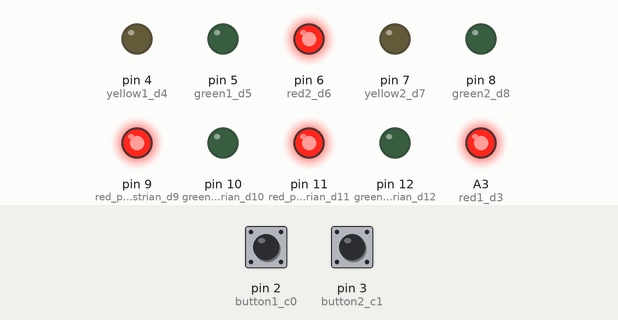
The sketch below on a simulated Arduino Uno, built with avr-gcc and run on an emulated ATmega328P. Parts: output pins drawn as LEDs (lit = HIGH). The test bench sets the inputs (shaded band); at power-on: pin 3 (button2_c1) HIGH, pin 2 (button1_c0) HIGH.

Above: at 1.2 s.
1.3 s: pin 3 (button2_c1) pulled LOW for 0.15 s
At 3.8 s:
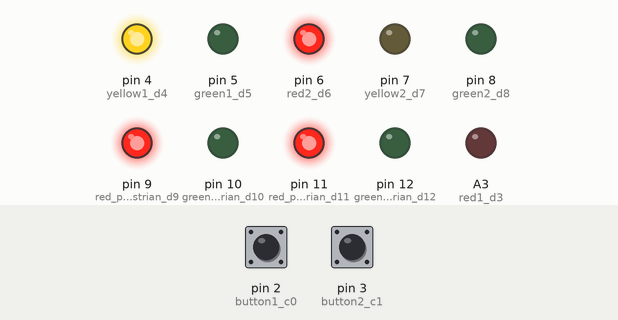
At 5.2 s:
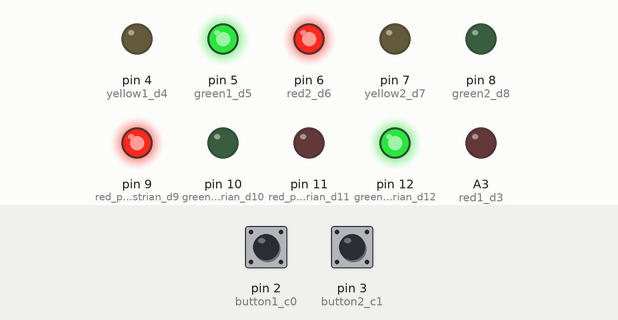
Timing chart, 0 to 26.5 s (numbered marks = the images above; inputs shaded):
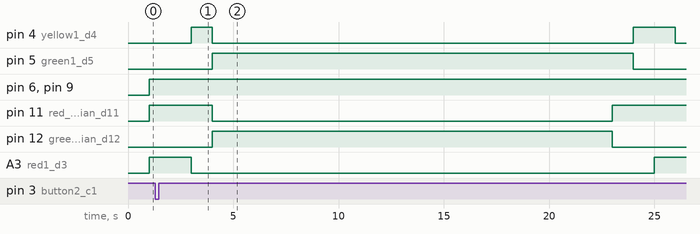

Measured:
- after the input at 1.3 s, pin 11 (red_pedestrian_d11): HIGH → LOW after 2.7 s, → HIGH 19.0 s later; pin 12 (green_pedestrian_d12): LOW → HIGH after 2.7 s, → LOW 19.0 s later

The sketch:

example.ino
```cpp
#include "TimerOne.h"

// Pin definitions for Traffic Light 1
int red1_d3 = A3;
int yellow1_d4 = 4;
int green1_d5 = 5;

// Pin definitions for Traffic Light 2
int red2_d6 = 6;
int yellow2_d7 = 7;
int green2_d8 = 8;

int red_pedestrian_d9 = 9;
int green_pedestrian_d10 = 10;
int red_pedestrian_d11 = 11;
int green_pedestrian_d12 = 12;

// Timing for the phases
#define BLINK_FREQUENCY 1          // Timer interval (1 second)
unsigned long previousMillis = 0;  // Stores the last time for phase change
int trafficLightStatus = 0;        // State of the traffic lights
int button1_c0 = 2;
int button2_c1 = 3;
bool pedestrianRequest1 = false;
bool pedestrianRequest2 = false;

void setup() {
  // Set pins as output
  pinMode(red1_d3, OUTPUT);
  pinMode(yellow1_d4, OUTPUT);
  pinMode(green1_d5, OUTPUT);

  pinMode(red2_d6, OUTPUT);
  pinMode(yellow2_d7, OUTPUT);
  pinMode(green2_d8, OUTPUT);

  pinMode(red_pedestrian_d9, OUTPUT);
  pinMode(green_pedestrian_d10, OUTPUT);
  pinMode(red_pedestrian_d11, OUTPUT);
  pinMode(green_pedestrian_d12, OUTPUT);

  pinMode(button1_c0, INPUT_PULLUP);
  pinMode(button2_c1, INPUT_PULLUP);

  // Start timer with 1-second interval
  Timer1.initialize(BLINK_FREQUENCY * 1000000);  // Initialize timer with 1 second
  Timer1.attachInterrupt(trafficLightPhases);   // Function for traffic light phase interrupt

  // Button interrupts for pedestrian requests
  attachInterrupt(digitalPinToInterrupt(button1_c0), buttonISR1, FALLING);
  attachInterrupt(digitalPinToInterrupt(button2_c1), buttonISR2, FALLING);
}

// ISR for button interrupts (pedestrian requests)
void buttonISR1() {
  pedestrianRequest1 = true;
}

void buttonISR2() {
  pedestrianRequest2 = true;
}

// The function for traffic light phases
void trafficLightPhases() {
  unsigned long currentMillis = millis();
  switch (trafficLightStatus) {
    case 0:
      digitalWrite(red1_d3, HIGH);
      digitalWrite(red2_d6, HIGH);
      digitalWrite(red_pedestrian_d9, HIGH);
      digitalWrite(red_pedestrian_d11, HIGH);
      if (currentMillis - previousMillis >= 1000) {
        trafficLightStatus++;
        previousMillis = currentMillis;
      }
      break;

    case 1:
      digitalWrite(red1_d3, LOW);
      digitalWrite(yellow1_d4, HIGH);
      if (currentMillis - previousMillis >= 1000) {
        trafficLightStatus++;
        previousMillis = currentMillis;
      }
      break;

    case 2:
      digitalWrite(yellow1_d4, LOW);
      digitalWrite(green1_d5, HIGH);
      if (pedestrianRequest2 == true) {
        digitalWrite(red_pedestrian_d11, LOW);
        digitalWrite(green_pedestrian_d12, HIGH);
      }
      if (currentMillis - previousMillis >= 20000) {
        trafficLightStatus++;
        digitalWrite(red_pedestrian_d11, HIGH);
        digitalWrite(green_pedestrian_d12, LOW);
        pedestrianRequest2 = false;
        previousMillis = currentMillis;
      }
      break;

    case 3:
      digitalWrite(green1_d5, LOW);
      digitalWrite(yellow1_d4, HIGH);
      if (currentMillis - previousMillis >= 1000) {
        trafficLightStatus++;
        previousMillis = currentMillis;
      }
      break;

    case 4:
      digitalWrite(red1_d3, HIGH);
      if (currentMillis - previousMillis >= 1000) {
        trafficLightStatus++;
        previousMillis = currentMillis;
      }
      break;

    case 5:
      digitalWrite(yellow1_d4, LOW);
      if (currentMillis - previousMillis >= 5000) {
        trafficLightStatus++;
        previousMillis = currentMillis;
      }
      break;

    case 6:
      digitalWrite(red2_d6, LOW);
      digitalWrite(yellow2_d7, HIGH);
      if (currentMillis - previousMillis >= 1000) {
        trafficLightStatus++;
        previousMillis = currentMillis;
      }
      break;

    case 7:
      digitalWrite(yellow2_d7, LOW);
      digitalWrite(green2_d8, HIGH);
      if (pedestrianRequest1 == true) {
        digitalWrite(red_pedestrian_d9, LOW);
        digitalWrite(green_pedestrian_d10, HIGH);
      }
      if (currentMillis - previousMillis >= 15000) {
        digitalWrite(red_pedestrian_d9, HIGH);
        digitalWrite(green_pedestrian_d10, LOW);
        pedestrianRequest1 = false;
        trafficLightStatus++;
        previousMillis = currentMillis;
      }
      break;

    case 8:
      digitalWrite(green2_d8, LOW);
      digitalWrite(yellow2_d7, HIGH);
      if (currentMillis - previousMillis >= 1000) {
        trafficLightStatus++;
        previousMillis = currentMillis;
      }
      break;

    case 9:
      digitalWrite(red2_d6, HIGH);
      if (currentMillis - previousMillis >= 1000) {
        trafficLightStatus++;
        previousMillis = currentMillis;
      }
      break;

    case 10:
      digitalWrite(yellow2_d7, LOW);
      if (currentMillis - previousMillis >= 5000) {
        trafficLightStatus = 0;
        previousMillis = currentMillis;
      }
      break;
  }
}

void loop() {
  // Empty loop
}
```
